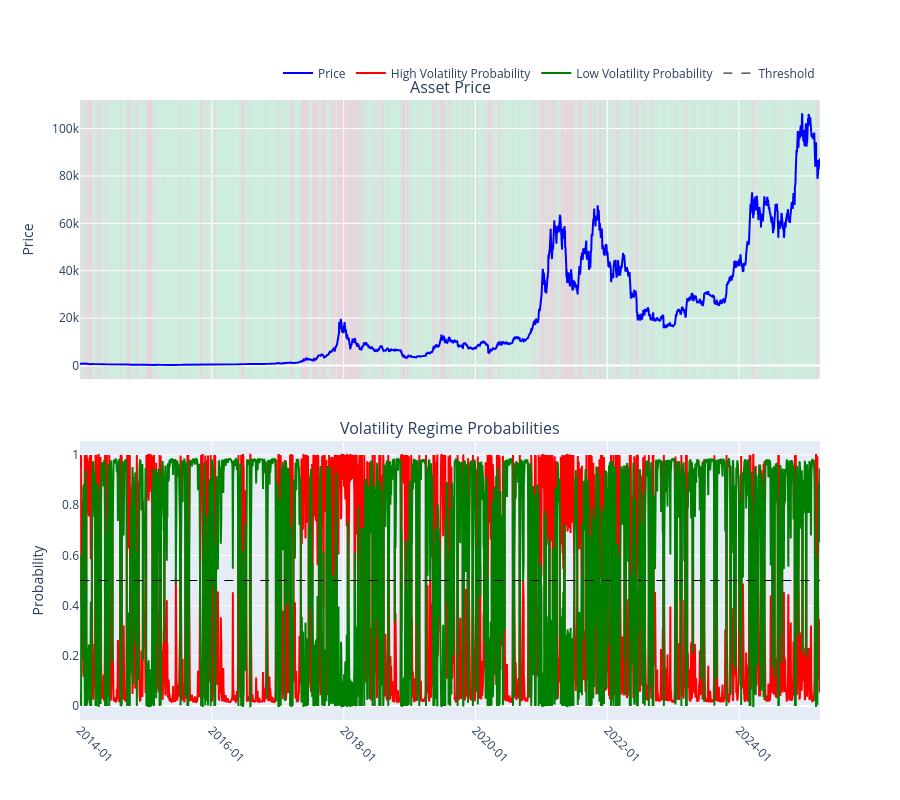

Here is the notebook cell this chart was saved with:
### Code cell
# Visualize the volatility regimes
model.plot_volatility()
